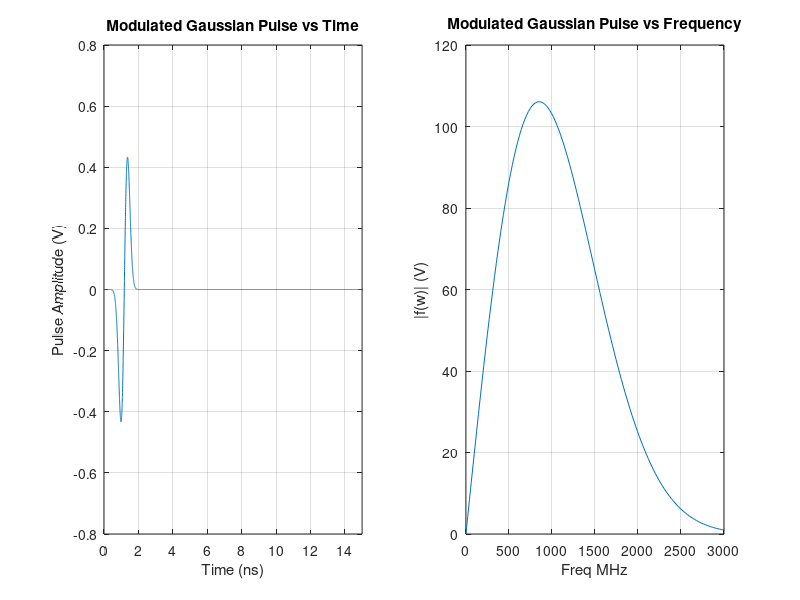

MATLAB code for this plot: (Note: this script raises an error after producing the figure.)

%%****************************************************************************************************
%*****************************************************************************************************
%                         This code impelements a dipole antenna
%                         imput impedance simulation using a vectorized 3D FDTD
%                         truncated with PMLs. The output is a figure of
%                         the imput impedance versus frequency and relative
%                         lenght, as well as plots of the current
%                         distribution around the dipole.
%                         
%                         The simulation parameters are:
%                         - dipole lenght: 250 mm
%                         - dx = dy = 1 mm ; dz = 2 mm 
%                         - Volume of simulation: 29 mm X 29 mm X 306 mm
%                         - dt = 1.92 Ps
%                        
%                         Author: Felix Munoz, 2023
%
%****************************************************************************************************
%****************************************************************************************************
%clear
tic
%% Fundamental constants:
e_0 = 8.854e-12;
u_0 = 4e-7*pi;
c_0 = 1/sqrt(e_0*u_0);

%****************************************************************************************************
%                                 Simulation Parameters
%****************************************************************************************************

% Step size. 1 mm in the x and y direction, and 2 mm in the z direction.
[dx,dy] = deal(1e-3); 
dz = 2e-3;

% Time step and number of time steps using Courant criterion:
dt = dx/(sqrt(3)*c_0); 
t_steps = 25e3; % [Can reduce to 20e3, but more course freq resolution]

% Antenna parameters:
length = 250e-3; % Lenght of antenna is 250 mm.
len = floor((length/dz)/2); % antenna lenght in number of cells is 2*len + 1

% Simulation size. 
% In all dimensions, allow for 8-layer PML on each side and six cells between the antenna and the PML boundary.
[Nx,Ny] = deal(1 + 16 + 12); 
Nz = 2*len + 1 + 16 + 12; 


% Voltage source position:
[Sx,Sy,Sz] = deal(round(Nx/2),round(Ny/2),round(Nz/2)); % Feed point center. 

% If visualize in on, a movie of the fields will be shown. 
visualize = 0;
%% Voltage Source
%****************************************************************************************************
%           Define and plot source in time and frequency domain.
%****************************************************************************************************

% Center wavelenght of the excitation. Want frequency content around
% 400-800 MHz.
l_0 = 500e-3;    % center
l_u = 1000.9e-3; % upper
l_l = 100e-3;    % lower 

% Center frequency and spread of the Gaussian
w_0 = (2*pi*c_0)/l_0; %
sigma = (2/w_0)*(l_0/(l_u - l_l)); 

% Modulated Gaussian voltage source:
source = @(t) exp( - ( (t - 4*sigma)./sigma ).^2   ) .* sin(w_0*(t - 4.*sigma));


% Time array
t = (1:t_steps)*dt; 

% Plot source in time:
figure;
subplot(1,2,1)
plot(t/1e-9,source(t)); % Plot source in nano-sec:
xlim( [0 15])
xlabel('Time (ns)')
ylabel('Pulse Amplitude (V)')
title('Modulated Gaussian Pulse vs Time')
grid on 


% Frequeny content of source: 
source_fft = abs(fft(source(t)));
% sampling frequency:
fs = 1/dt; 
N = size(source_fft,2); % size of source 
freq = (0:N-1).* fs/N; % frequency bins

% Plot Voltage source in frequency domain:
subplot(1,2,2)
plot(freq/1e6,source_fft) 
xlim([0 3e3])
xlabel('Freq MHz')
ylabel('|f(w)| (V)')
title('Modulated Gaussian Pulse vs Frequency')
grid on 


%% Initialize Fields
%****************************************************************************************************
%                   Initialize All Fields and Current 
%****************************************************************************************************


% Initialize Fields
[Ex,Dx,Dxp] = deal(zeros(Nx-1,Ny,Nz));
[Ey,Dy,Dyp] = deal(zeros(Nx,Ny-1,Nz));
[Ez,Dz,Dzp] = deal(zeros(Nx,Ny,Nz-1));
[Hx,Bx,Bxp] = deal(zeros(Nx,Ny-1,Nz-1));
[Hy,By,Byp] = deal(zeros(Nx-1,Ny,Nz-1));
[Hz,Bz,Bzp] = deal(zeros(Nx-1,Ny-1,Nz));

% Initialize epsilons and mus
[e_Ex] = deal(ones(Nx-1,Ny,Nz))*e_0;
[e_Ey] = deal(ones(Nx,Ny-1,Nz))*e_0;
[e_Ez] = deal(ones(Nx,Ny,Nz-1))*e_0;
[u_Hx] = deal(ones(Nx,Ny-1,Nz-1)*u_0);
[u_Hy] = deal(ones(Nx-1,Ny,Nz-1)*u_0);
[u_Hz] = deal(ones(Nx-1,Ny-1,Nz)*u_0);

% Initialize current and voltage arrays:
I_z = zeros(1,t_steps);
V_z = zeros(1,t_steps);
I_all_z= ones(2*len + 1,t_steps);

%% PML Coefficients
%****************************************************************************************************
%                               Calculte PML Coefficients:
%%***************************************************************************************************
unshifted = zeros(1,Nx);     % Store shifted sigmas for x and y
shifted   = zeros(1,Nx-1);   % Store unshifted sigmas for x and y

unshifted_z = zeros(1,Nz);     % Store shifted sigmas  for z
shifted_z   = zeros(1,Nz-1);   % Store unshifted sigmas for z

L = 8; % Size of PML 
R = 1e-8; % Reflection coefficient
p_max = -((3+1)/4)* ((c_0)/(L*dx))* log(R); % max sigma 

%****************************************************************************************************
%           Calculate shifted and unshifted sigmas. Since the simulation has dx = dy,
%           sigma_x and sigma_y are the same size. sigma_z is of different size. 
%****************************************************************************************************

for i=1:L
	xxn=(L+1-i)/(L); 
	xn = p_max*(xxn^3);    % Start at (L/L)^3 and end at (1/L)^3

    unshifted(i) = xn;
	unshifted(Nx-i+1) = xn;

    unshifted_z(i) = xn;
	unshifted_z(Nz-i+1) = xn;

    
    % Shifted by 0.5
    xxn=(L+1-i-0.5)/(L); % Start at [(L - 0.5)/L]^3 and end at (0.5/L)^3
	xn=p_max*(xxn^3);

	shifted(i)=xn;
	shifted(Nx-i)=xn;

    shifted_z(i)=xn;
	shifted_z(Nz-i)=xn;
end

% Uncomment to remove PML:
%unshifted = zeros(1,Nx); 
%shifted   = zeros(1,Nx-1); 

%****************************************************************************************************
%                    Pre-calculate update equations constants
%****************************************************************************************************

% Unshifted for x and y:
u_p = 1 + dt.*unshifted./2;
u_m = 1 - dt.*unshifted./2;
% Shifted for x and y:
s_p = 1 + dt.*shifted./2;
s_m = 1 - dt.*shifted./2;

% Unshifted for z:
z_u_p = 1 + dt.*unshifted_z./2;
z_u_m = 1 - dt.*unshifted_z./2;
% Shifted for z:
z_s_p = 1 + dt.*shifted_z./2;
z_s_m = 1 - dt.*shifted_z./2;


% Reshape to appropriate dimensions for element-wise multiplication:
% sigma_x constants:
x_u_p = u_p';
x_u_m = u_m';
x_s_p = s_p';
x_s_m = s_m';
% sigma_y constants:
y_u_p = u_p;
y_u_m = u_m;
y_s_p = s_p;
y_s_m = s_m;
% sigma z constants:
z_u_p = reshape(z_u_p,1,1,size(z_u_p,2));
z_u_m = reshape(z_u_m,1,1,size(z_u_m,2));
z_s_p = reshape(z_s_p,1,1,size(z_s_p,2));
z_s_m = reshape(z_s_m,1,1,size(z_s_m,2));

%% Initialize plots for visualization:
if visualize == 1
figure
end


%% Begin Time stepping.
% Initalize waitbar for progress bar.
h = waitbar(0,'Time stepping...');
%****************************************************************************************************
%                                KING Update Equations 
%****************************************************************************************************
for idx = 1:t_steps
    % Update Hx: [shifted y,z] [N,N-1,N-1]
    Bxp = Bx;
    Bx = Bx.*(y_s_m./y_s_p) + (dt./y_s_p).* (diff(Ey,1,3)/dz - diff(Ez,1,2)/dy);
    Hx = Hx.*(z_s_m./z_s_p) + (1./z_s_p).*( x_u_p.*Bx - x_u_m.*Bxp).*(1./u_Hx);
    
    % Update Hy: [shifted x,z] [N-1,N,N-1]
    Byp = By;
    By = By.*(z_s_m./z_s_p) + (dt./z_s_p).*(diff(Ez,1,1)/dx - diff(Ex,1,3)/dz);
    Hy = Hy.*(x_s_m./x_s_p) + (1./x_s_p).*( y_u_p.*By - y_u_m.*Byp).*(1./u_Hy);
    
    % Update Hz: [Shifted x,y] [N-1,N-1,N]
    Bzp = Bz;
    Bz = Bz.*(x_s_m./x_s_p) + (dt./x_s_p).*(diff(Ex,1,2)/dy - diff(Ey,1,1)/dx);
    Hz = Hz.*(y_s_m./y_s_p) + (1./y_s_p).*( z_u_p.*Bz - z_u_m.*Bzp).*(1./u_Hz);
    
    %*******************************************************************************
    %               Update Ex: [Shifted x] [N-1,N,N] [Cut:s_y,s_z] 
    %*******************************************************************************
    Dxp = Dx(:,2:end-1,2:end-1);
    Dx(:,2:end-1,2:end-1) = Dx(:,2:end-1,2:end-1).*(y_u_m(2:end-1)./y_u_p(2:end-1)) + ...
        (dt./y_u_p(2:end-1)).*( diff(Hz(:,:,2:end-1),1,2)/dy - diff(Hy(:,2:end-1,:),1,3)/dz);

    
    Ex(:,2:end-1,2:end-1) = Ex(:,2:end-1,2:end-1).*(z_u_m(2:end-1)./z_u_p(2:end-1)) + ...
        (1./z_u_p(2:end-1)).*( x_s_p.*Dx(:,2:end-1,2:end-1) - x_s_m.*Dxp ).*(1./e_Ex(:,2:end-1,2:end-1));
    
    %*****************************************************************************************************
    %           Update Ey: [Shifted y] [N,N-1,N] [Cut:s_x,s_z]
    %*****************************************************************************************************
    Dyp = Dy(2:end-1,:,2:end-1);
    Dy(2:end-1,:,2:end-1) = Dy(2:end-1,:,2:end-1).*(z_u_m(2:end-1)./z_u_p(2:end-1)) + ...
        (dt./z_u_p(2:end-1)).*( diff(Hx(2:end-1,:,:),1,3)/dz - diff(Hz(:,:,2:end-1),1,1)/dx);

    
    Ey(2:end-1,:,2:end-1) = Ey(2:end-1,:,2:end-1).*(x_u_m(2:end-1)./x_u_p(2:end-1)) + ...
        (1./x_u_p(2:end-1)).*( y_s_p.*Dy(2:end-1,:,2:end-1) - y_s_m.*Dyp ).*(1/e_Ey(2:end-1,:,2:end-1));
    
    
    %*****************************************************************************************************
    %               Update Ez: [Shifted z] [N,N,N-1] [Cut:s_x,s_y]
    %*****************************************************************************************************
    Dzp = Dz(2:end-1,2:end-1,:);
    Dz(2:end-1,2:end-1,:) = Dz(2:end-1,2:end-1,:).*(x_u_m(2:end-1)./x_u_p(2:end-1)) + ...
        (dt./x_u_p(2:end-1)).*( diff(Hy(:,2:end-1,:),1,1)/dx - diff(Hx(2:end-1,:,:),1,2)/dy); 


    % Force dipole antenna:
    Dz(Sx,Sy,Sz+1:Sz+len) = 0;
    Dz(Sx,Sy,Sz-len:Sz-1) = 0;

    
    Ez(2:end-1,2:end-1,:) = Ez(2:end-1,2:end-1,:).*(y_u_m(2:end-1)./y_u_p(2:end-1)) + ...
        (1./y_u_p(2:end-1)).*( z_s_p.*Dz(2:end-1,2:end-1,:) - z_s_m.*Dzp ).*(1./e_Ez(2:end-1,2:end-1,:));


    %*****************************************************************************************************
    %                       Voltage feed and current probing:
    %*****************************************************************************************************
    Ez(Sx,Sy,Sz) = -source((idx)*dt)/dz; 
  

    % Contour to find the current just above the feed gap using Amperes's
    % countour law:
    I_z(idx) = Hy(Sx,Sy,Sz+1)*dy - Hx(Sx,Sy,Sz+1)*dx - Hy(Sx-1,Sy,Sz+1)*dy + Hx(Sx,Sy-1,Sz+1)*dx;
    V_z(idx) = source((idx)*dt); 

    % Finding the current all along the lenght of the antenna:
    index = 1;
    for l = Sz-len:Sz+len
        I_all_z(index,idx) = Hy(Sx,Sy,l)*dy - Hx(Sx,Sy,l)*dx - Hy(Sx-1,Sy,l)*dy + Hx(Sx,Sy-1,l)*dx;
        index = index + 1;
    end
    
   
    
   %*****************************************************************************************************
   %                            Vizualize all planes of Ex:
   %*****************************************************************************************************
   % 
   if visualize == 1

       subplot(1,3,1)
       imshow(transpose(squeeze((Ez(Sx+1,:,:)))),[],'InitialMagnification',4000);
       colormap('parula') 
       title("Above X") 

       subplot(1,3,2)
       imshow(transpose(squeeze((Ez(Sx,:,:)))),[],'InitialMagnification',4000);
       colormap('parula') 
       title("Through X") 
    
    
       subplot(1,3,3)
       imshow((squeeze(Ez(:,:,Sz))),[],'InitialMagnification',4000);
       colormap('parula')
       title("Through Z")

   end


    drawnow % Need, otherwise images won't update as it loops. 
    waitbar(idx/t_steps,h);
end
close(h)
toc

% *****************************************************************************************************
%                                       POST-PROCESSING
%*******************************************************************************************************


%% Post-processing: Imput Impedance
% *****************************************************************************************************
%                               Calculate imput impedance:
%*******************************************************************************************************
% Calculate frequency bins:
fs = 1/dt; % sampling freq
N = size(I_z,2); % size of source array
freq = (0:N-1).* fs/N; % frequencies


% Calculate I(w) and V(w)
I_z_w = fft(I_z);
V_z_w = fft(V_z);


% Calculate and plot Plot Z(w)
Z_w = V_z_w./I_z_w;


% Plot real and imaginary parts of Z(w) versus frequency
fig = figure;
fig.Position = [440 305 751 393];
plot(freq(2:end)/1e6,imag(Z_w(2:end)));
hold on 
plot(freq(2:end)/1e6,real(Z_w(2:end)));
xlim([370 4000])
title('Dipole Imput Impedance (l=250 mm, a = 1 mm)')
% zero line
plot(xlim,[0,0])
grid on 
grid minor
xlabel('Frequency (MHz)')
ylabel('Input Impedance (Ohms)')
legend('Im(Z)','R(Z)')

%interpolate: Use this only to visualize where resonance occurs
% freq2 = (0:0.03125/2:N-1).* fs/N; % for interpolation
% imag_i = interp1(freq(2:end),imag(Z_w(2:end)),freq2(2:end),'spline');
% real_i = interp1(freq(2:end),real(Z_w(2:end)),freq2(2:end),'spline');
% plot(freq2(2:end)/1e6,imag_i,':.');
% plot(freq2(2:end)/1e6,real_i,':.');



% Plot real and imaginary parts of Z(w) versus l/lamda 
fig = figure;
fig.Position = [440 305 751 393];
plot(freq(2:end).*(length/c_0),imag(Z_w(2:end)));
hold on 
plot(freq(2:end).*(length/c_0),real(Z_w(2:end)));
xlim([.3 3])
title('Dipole Imput Impedance (l=250 mm, a = 1 mm)')
% zero line
plot(xlim,[0,0])
grid on 
grid minor
ylabel('Input Impedance (Ohms)')
xlabel('$\frac{l}{\lambda}$','Interpreter','latex')
legend('Im(Z)','R(Z)')

% interpolate:
% plot(freq2(2:end).*(length/c_0),imag_i,':.');
% plot(freq2(2:end).*(length/c_0),real_i,':.');



%% Post-processing: Current Distribution along dipole

% Frequency for which the antenna is half the waveleght:
lamda = 2*length;
f_1 = (c_0)/lamda;

% Frequency for which the antenna is 3/2 the waveleght:
lamda = (2/3)*length;
f_2 = (c_0)/lamda;

% Frequency for which the antenna is twice the waveleght:
lamda = (1/2)*length;
f_3 = (c_0)/lamda;

% Take the fft of total current to go into frequency domain:
I_all_w = fft(transpose(I_all_z));

% Extract the frequencies of interest (frequencies above):
[~,idx] = min( abs(freq-f_1) );
I_f_1 = I_all_w(idx,:);

[~,idx] = min( abs(freq-f_2) ); 
I_f_2 = I_all_w(idx,:);

[~,idx] = min( abs(freq-f_3) ); 
I_f_3 = I_all_w(idx-2,:);


% Plot to visualize current distribution:

% Antenna distance array in mm:
dist = (-len:len)*dz*1000;
% Index of feed gap (to exclude from plot)
mid =ceil(size(I_f_1,2)/2);

% Plot current distributions:
figure;
plot(dist(1:mid-1),abs(I_f_1(1:mid-1)))
hold on 
plot(dist(mid+1:end),abs(I_f_1(mid+1:end)))
title('$ \bf{Current \: Distribution \: for \: l = \lambda/2 } $','Interpreter','latex')
xlabel('Lenght (mm)')
ylabel('Current (A)')
grid on 
grid minor 

figure;
plot(dist(1:mid-1),abs(I_f_2(1:mid-1)))
hold on 
plot(dist(mid+1:end),abs(I_f_2(mid+1:end)))
title('$ \bf{Current \: Distribution \: for \: l = 3\lambda/2 } $','Interpreter','latex')
xlabel('Lenght (mm)')
ylabel('Current (A)')
grid on 
grid minor 


figure;
plot(dist(1:mid-1),abs(I_f_3(1:mid-1)))
hold on 
plot(dist(mid+1:end),abs(I_f_3(mid+1:end)))
title('$ \bf{Current \: Distribution \: for \: l = 2\lambda } $','Interpreter','latex')
xlabel('Lenght (mm)')
ylabel('Current (A)')
grid on 
grid minor 


%% Post-processing: Return loss plot:
figure;
z0 = 50; % impedance of generator
gamma = (Z_w - z0)./(Z_w + z0);
plot(freq(2:end).*(length/c_0),20*log10(abs(gamma(2:end))))
title('Return Loss for Dipole l = 250 mm')
xlim([0 3])
ylabel('Return Loss (dB)')
xlabel('$\frac{l}{\lambda}$','Interpreter','latex')
grid on 
grid minor 

           